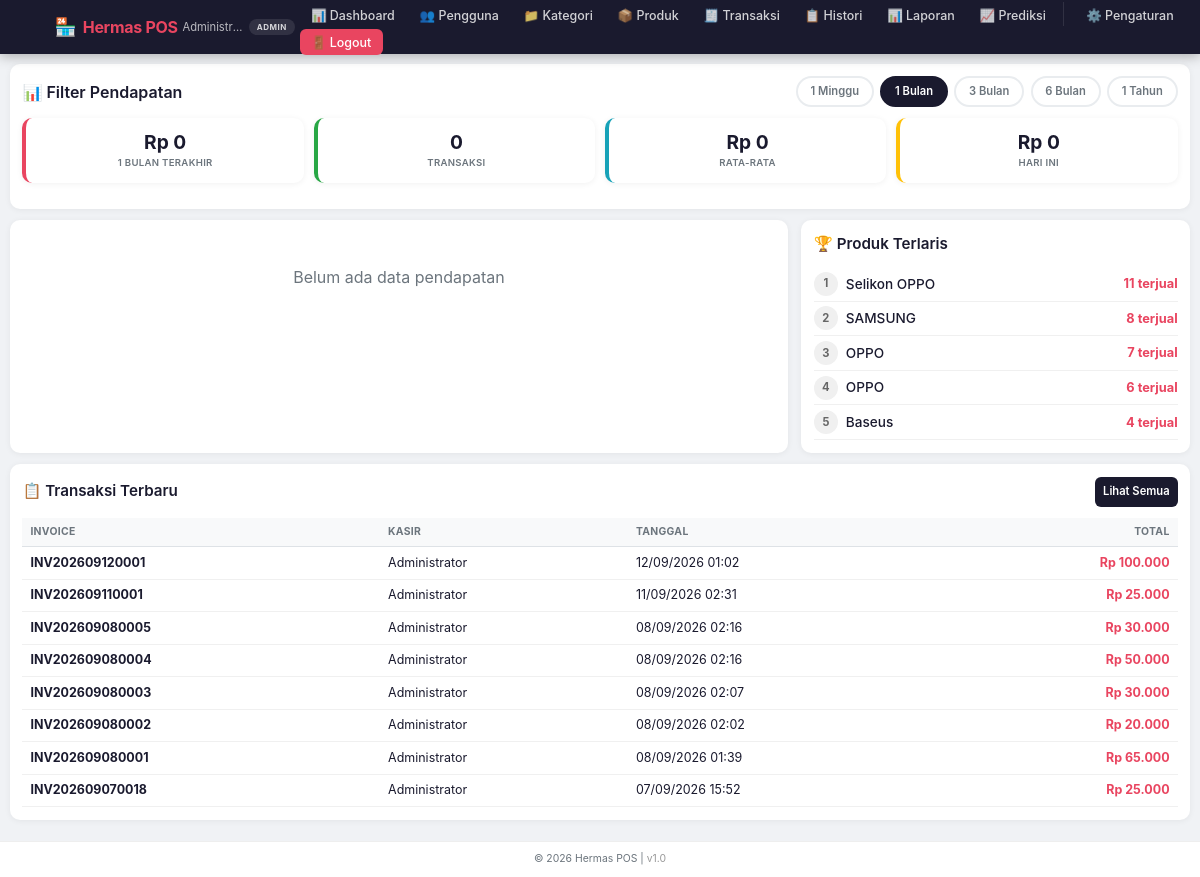
/pages/dashboard.php (signed in), run on the app's committed database.
### tables this page shows
CREATE TABLE `transactions` (
  `id` int(11) NOT NULL,
  `user_id` int(11) NOT NULL,
  `customer_name` varchar(100) NOT NULL,
  `total_amount` decimal(10,2) NOT NULL,
  `payment_amount` decimal(10,2) NOT NULL,
  `change_amount` decimal(10,2) NOT NULL,
  `invoice_number` varchar(20) NOT NULL,
  `transaction_date` date NOT NULL,
  `created_at` timestamp NOT NULL DEFAULT current_timestamp()
);

CREATE TABLE `users` (
  `id` int(11) NOT NULL,
  `username` varchar(50) NOT NULL,
  `password` varchar(255) NOT NULL,
  `name` varchar(100) NOT NULL,
  `role` enum('admin','kasir','owner') DEFAULT 'kasir',
  `created_at` timestamp NOT NULL DEFAULT current_timestamp()
);

### Pages/Dashboard.php (the view, shortened to what this page needs)
<?php
require_once '../config/database.php';
$filter = $_GET['filter'] ?? 'month';
$filterLabel = '';
switch ($filter) {
    case 'month':
        $interval = "INTERVAL 30 DAY";
        $filterLabel = '1 Bulan Terakhir';
        break;
}
$stmt = $pdo->query("SELECT COALESCE(SUM(total_amount), 0) as total FROM transactions");
$stats['revenue'] = $stmt->fetch()['total'];
$stmt = $pdo->query("SELECT COALESCE(SUM(total_amount), 0) as total FROM transactions WHERE DATE(transaction_date) = CURDATE()");
$stats['today_revenue'] = $stmt->fetch()['total'];
$stmt = $pdo->query("SELECT COUNT(*) as total FROM transactions");
$stats['transactions'] = $stmt->fetch()['total'];
$stmt = $pdo->query("SELECT COUNT(*) as total FROM products");
$stats['products'] = $stmt->fetch()['total'];
$stmt = $pdo->query("SELECT COUNT(*) as total FROM users");
$stats['users'] = $stmt->fetch()['total'];
$stmt = $pdo->query("SELECT COALESCE(SUM(total_amount), 0) as total FROM transactions WHERE transaction_date >= DATE_SUB(CURDATE(), $interval)");
$stats['filter_revenue'] = $stmt->fetch()['total'];
$stmt = $pdo->query("SELECT COUNT(*) as total FROM transactions WHERE transaction_date >= DATE_SUB(CURDATE(), $interval)");
$stats['filter_transactions'] = $stmt->fetch()['total'];
$stmt = $pdo->query("SELECT COALESCE(AVG(total_amount), 0) as avg FROM transactions WHERE transaction_date >= DATE_SUB(CURDATE(), $interval)");
$stats['filter_avg'] = $stmt->fetch()['avg'];
$stmt = $pdo->query("SELECT t.*, u.name as cashier_name FROM transactions t LEFT JOIN users u ON t.user_id = u.id ORDER BY t.created_at DESC LIMIT 8");
$recentTransactions = $stmt->fetchAll();
$stmt = $pdo->query("SELECT p.name, SUM(td.quantity) as sold FROM transaction_details td JOIN products p ON td.product_id = p.id GROUP BY td.product_id ORDER BY sold DESC LIMIT 5");
$topProducts = $stmt->fetchAll();
?>
<?php include '../includes/header.php'; ?>
<div class="card">
    <div class="card-header">
        <div class="card-title" style="font-size:1rem;">📊 Filter Pendapatan</div>
        <div class="filter-buttons">
            <a href="?filter=week" class="btn-filter <?php echo $filter == 'week' ? 'active' : ''; ?>">1 Minggu</a>
            <a href="?filter=month" class="btn-filter <?php echo $filter == 'month' ? 'active' : ''; ?>">1 Bulan</a>
            <a href="?filter=3months" class="btn-filter <?php echo $filter == '3months' ? 'active' : ''; ?>">3 Bulan</a>
            <a href="?filter=6months" class="btn-filter <?php echo $filter == '6months' ? 'active' : ''; ?>">6 Bulan</a>
            <a href="?filter=year" class="btn-filter <?php echo $filter == 'year' ? 'active' : ''; ?>">1 Tahun</a>
        </div>
    </div>
    <div class="row-stats">
        <div class="stat-card" style="border-left-color:#e94560;">
            <div class="stat-number">Rp <?php echo number_format($stats['filter_revenue'], 0, ',', '.'); ?></div>
            <div class="stat-label"><?php echo $filterLabel; ?></div>
        </div>
        <div class="stat-card" style="border-left-color:#28a745;">
            <div class="stat-number"><?php echo $stats['filter_transactions']; ?></div>
            <div class="stat-label">Transaksi</div>
        </div>
        <div class="stat-card" style="border-left-color:#17a2b8;">
            <div class="stat-number">Rp <?php echo number_format($stats['filter_avg'], 0, ',', '.'); ?></div>
            <div class="stat-label">Rata-rata</div>
        </div>
        <div class="stat-card" style="border-left-color:#ffc107;">
            <div class="stat-number">Rp <?php echo number_format($stats['today_revenue'], 0, ',', '.'); ?></div>
            <div class="stat-label">Hari Ini</div>
        </div>
    </div>
</div>
<div class="dashboard-grid">
    <div class="card">
    </div>
    <div class="card">
        <div class="card-header">
            <div class="card-title" style="font-size:0.95rem;">🏆 Produk Terlaris</div>
        </div>
        <?php if (empty($topProducts)): ?>
            <p style="text-align:center;color:#6c757d;padding:1rem;font-size:0.85rem;">Belum ada data</p>
        <?php else: ?>
            <?php foreach ($topProducts as $idx => $p): ?>
            <div style="display:flex;justify-content:space-between;align-items:center;padding:0.3rem 0;border-bottom:1px solid #f0f0f0;">
                <div style="display:flex;align-items:center;gap:0.5rem;">
                    <span style="background:#f0f0f0;border-radius:50%;width:24px;height:24px;display:flex;align-items:center;justify-content:center;font-size:0.7rem;font-weight:700;color:#666;"><?php echo $idx + 1; ?></span>
                    <span style="font-weight:500;font-size:0.85rem;"><?php echo htmlspecialchars($p['name']); ?></span>
                </div>
                <span style="font-weight:700;color:var(--secondary);font-size:0.8rem;"><?php echo $p['sold']; ?> terjual</span>
            </div>
            <?php endforeach; ?>
        <?php endif; ?>
    </div>
</div>
<div class="card">
    <div class="card-header">
        <div class="card-title" style="font-size:0.95rem;">📋 Transaksi Terbaru</div>
        <a href="transactions.php" class="btn btn-primary btn-sm" style="font-size:0.7rem;min-height:30px;">Lihat Semua</a>
    </div>
    <div class="table-container">
        <table>
            <thead><tr><th>Invoice</th><th>Kasir</th><th>Tanggal</th><th style="text-align:right;">Total</th></tr></thead>
            <tbody>
                <?php foreach ($recentTransactions as $trx): ?>
                <tr>
                    <td><strong><?php echo $trx['invoice_number']; ?></strong></td>
                    <td><?php echo htmlspecialchars($trx['cashier_name'] ?? 'Sistem'); ?></td>
                    <td><?php echo date('d/m/Y H:i', strtotime($trx['created_at'])); ?></td>
                    <td style="text-align:right;color:var(--secondary);font-weight:700;">Rp <?php echo number_format($trx['total_amount'], 0, ',', '.'); ?></td>
                </tr>
                <?php endforeach; ?>
            </tbody>
        </table>
    </div>
</div>
<?php include '../includes/footer.php'; ?>

### CSS/Style.css (style rules this page uses)
* { margin: 0; padding: 0; box-sizing: border-box; }
:root { --primary: #1a1a2e; --primary-dark: #0f0f1a; --secondary: #e94560; --success: #28a745; --warning: #ffc107; --danger: #dc3545; --info: #17a2b8; --light: #f8f9fa; --dark: #1a1a2e; --gray: #6c757d; --gray-light: #e9ecef; --border-radius: 10px; --shadow: 0 1px 6px rgba(0,0,0,0.06); --transition: all 0.2s ease; }
body { font-family: -apple-system, BlinkMacSystemFont, 'Inter', 'Segoe UI', Roboto, sans-serif; background: #f0f2f5; color: #1a1a2e; min-height: 100vh; display: flex; flex-direction: column; -webkit-font-smoothing: antialiased; font-size: 16px; line-height: 1.5; }
.card { background: white; border-radius: var(--border-radius); padding: 0.8rem; box-shadow: var(--shadow); margin-bottom: 0.7rem; overflow: hidden; }
.card-header { display: flex; justify-content: space-between; align-items: center; margin-bottom: 0.7rem; flex-wrap: wrap; gap: 0.4rem; }
.card-title { font-size: 0.95rem; font-weight: 600; color: var(--primary); }
.table-container { overflow-x: auto; -webkit-overflow-scrolling: touch; }
table { width: 100%; border-collapse: collapse; font-size: 0.8rem; min-width: 400px; }
table th { background: var(--light); padding: 0.4rem 0.5rem; text-align: left; font-weight: 700; font-size: 0.65rem; text-transform: uppercase; letter-spacing: 0.3px; color: var(--gray); border-bottom: 1.5px solid #dee2e6; }
table td { padding: 0.4rem 0.5rem; border-bottom: 1px solid #f0f0f0; vertical-align: middle; font-size: 0.78rem; }
.btn { display: inline-flex; align-items: center; justify-content: center; gap: 0.3rem; padding: 0.35rem 0.8rem; border: none; border-radius: 6px; font-weight: 600; cursor: pointer; transition: var(--transition); text-decoration: none; font-size: 0.78rem; min-height: 36px; min-width: 36px; touch-action: manipulation; user-select: none; -webkit-tap-highlight-color: transparent; }
.btn-primary { background: var(--primary); color: white; }
.btn-sm { font-size: 0.65rem; padding: 0.2rem 0.5rem; min-height: 28px; min-width: 28px; }
.stat-card { background: white; padding: 0.7rem 0.6rem; border-radius: var(--border-radius); box-shadow: var(--shadow); border-left: 3px solid var(--primary); text-align: center; }
.stat-card .stat-number { font-size: 1.1rem; font-weight: 700; color: var(--primary); line-height: 1.2; }
.stat-card .stat-label { color: var(--gray); font-size: 0.6rem; margin-top: 0.15rem; text-transform: uppercase; letter-spacing: 0.3px; font-weight: 600; }

### Pages/Dashboard.php (style rules this page uses)
.filter-buttons { display: flex; gap: 0.4rem; flex-wrap: wrap; }
.filter-buttons .btn-filter { padding: 0.3rem 0.8rem; border: 2px solid #e9ecef; border-radius: 20px; font-size: 0.7rem; font-weight: 600; cursor: pointer; transition: all 0.2s; background: white; color: #6c757d; text-decoration: none; }
.filter-buttons .btn-filter.active { background: #1a1a2e; border-color: #1a1a2e; color: white; }
.row-stats { display: grid; grid-template-columns: repeat(4, 1fr); gap: 0.6rem; margin-bottom: 0.8rem; }
.stat-card { background: white; padding: 0.8rem 0.7rem; border-radius: 10px; box-shadow: 0 1px 6px rgba(0,0,0,0.06); border-left: 4px solid #1a1a2e; text-align: center; }
.stat-card .stat-number { font-size: 1.2rem; font-weight: 700; color: #1a1a2e; }
.stat-card .stat-label { color: #6c757d; font-size: 0.6rem; margin-top: 0.15rem; text-transform: uppercase; letter-spacing: 0.3px; font-weight: 600; }
.dashboard-grid { display: grid; grid-template-columns: 2fr 1fr; gap: 0.8rem; }

### data on the page
transactions: invoice_number "INV202609120001", user.name "Administrator", created_at "12/09/2026 01:02", total_amount "100.000"
transactions: invoice_number "INV202609110001", user.name "Administrator", created_at "11/09/2026 02:31", total_amount "25.000"
transactions: invoice_number "INV202609080005", user.name "Administrator", created_at "08/09/2026 02:16", total_amount "30.000"
transactions: invoice_number "INV202609080004", user.name "Administrator", created_at "08/09/2026 02:16", total_amount "50.000"
transactions: invoice_number "INV202609080003", user.name "Administrator", created_at "08/09/2026 02:07", total_amount "30.000"
transactions: invoice_number "INV202609080002", user.name "Administrator", created_at "08/09/2026 02:02", total_amount "20.000"
transactions: invoice_number "INV202609080001", user.name "Administrator", created_at "08/09/2026 01:39", total_amount "65.000"
transactions: invoice_number "INV202609070018", user.name "Administrator", created_at "07/09/2026 15:52", total_amount "25.000"

### other printed values
$_SESSION['name'] "Administr…"
$_SESSION['role'] "ADMIN"
$stats['filter_revenue'] "0"
$filterLabel "1 BULAN TERAKHIR"
$stats['filter_transactions'] "0"
$stats['filter_avg'] "0"
$stats['today_revenue'] "0"
$p['name'] "Selikon OPPO"
$p['sold'] "11"
$p['name'] "SAMSUNG"
$p['sold'] "8"
$p['name'] "OPPO"
$p['sold'] "7"
$p['sold'] "6"
$p['name'] "Baseus"
